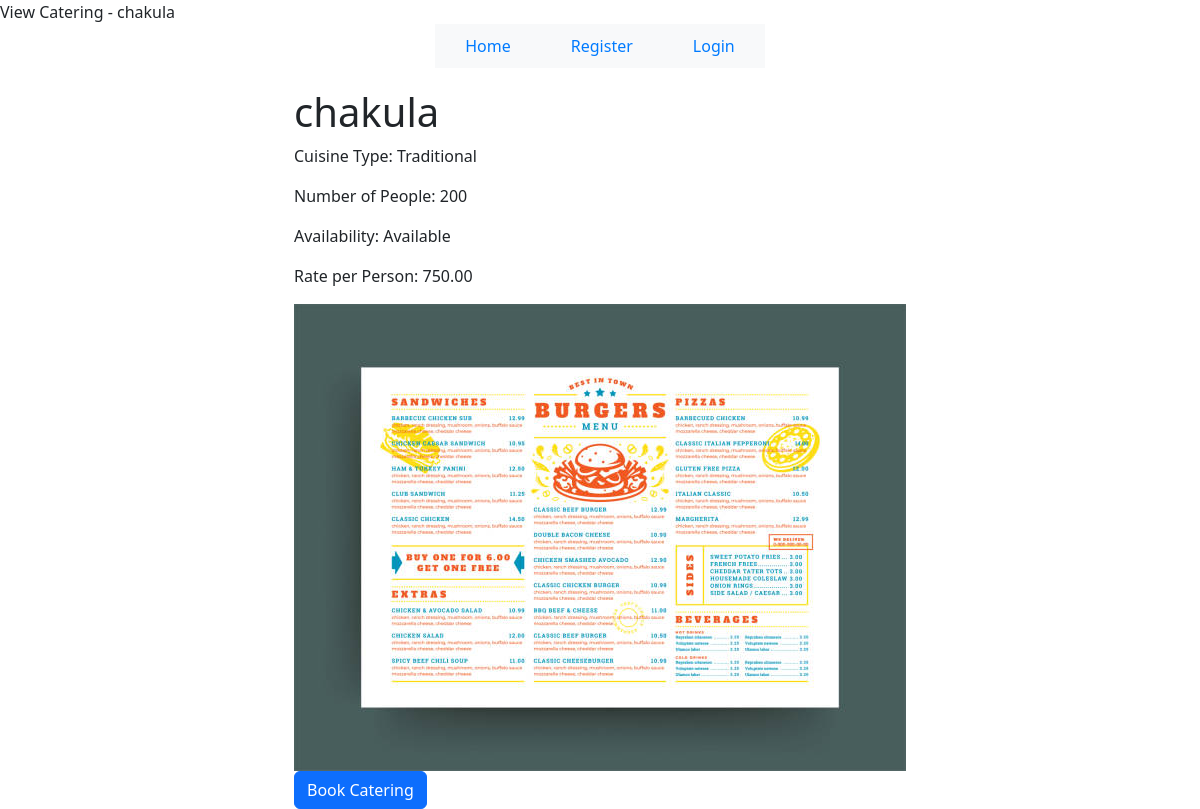
Screenshot of /catalog/view_catering/4/ with the database file from the repository.
### catalog/models.py (models this page shows, shortened)
class Catering(models.Model):
    AVAILABILITY_CHOICES = [
        ('A', 'Available'),
        ('N', 'Not Available'),
    ]
    catering_id = models.AutoField(primary_key=True)
    user_id = models.ForeignKey(settings.AUTH_USER_MODEL, on_delete=models.SET_NULL, null=True, blank=True)
    service_name = models.CharField(max_length=255)
    cuisine_type = models.CharField(max_length=255)
    number_of_people = models.PositiveIntegerField()
    availability_status = models.CharField(max_length=1, choices=AVAILABILITY_CHOICES, default='A')
    rate_per_person = models.DecimalField(max_digits=10, decimal_places=2)
    menu = models.ImageField(upload_to='venue_images/', null=True, blank=True)
    menu2 = models.ImageField(upload_to='venue_images/', null=True, blank=True)

### catalog/views.py (the view)
# urls.py: path('view_catering/<int:catering_id>/', views.view_catering, name='view_catering'),
def view_catering(request, catering_id):
    catering = get_object_or_404(Catering, pk=catering_id)
    context = {
        'catering': catering,
    }
    return render(request, 'view_catering.html', context)

### catalog/templates/view_catering.html (shortened to what this page needs)
{% extends 'base_generic.html' %}
{% block title %}View Catering - {{ catering.service_name }}{% endblock %}
{% block content %}
  <h1>{{ catering.service_name }}</h1>
  <p>Cuisine Type: {{ catering.cuisine_type }}</p>
  <p>Number of People: {{ catering.number_of_people }}</p>
  <p>Availability: {{ catering.get_availability_status_display }}</p>
  <p>Rate per Person: {{ catering.rate_per_person }}</p>
  {% if catering.menu %}
    <img src="{{ catering.menu.url }}" alt="Menu Image">
  {% endif %}
    <br>
     <a href="{% url 'book_catering' catering_id=catering.catering_id %}" class="btn btn-primary">Book Catering</a>
{% endblock %}

### rows the page displays
Catering: service_name "chakula", cuisine_type "Traditional", number_of_people "200", availability_status "Available", rate_per_person "750.00", menu (picture)
